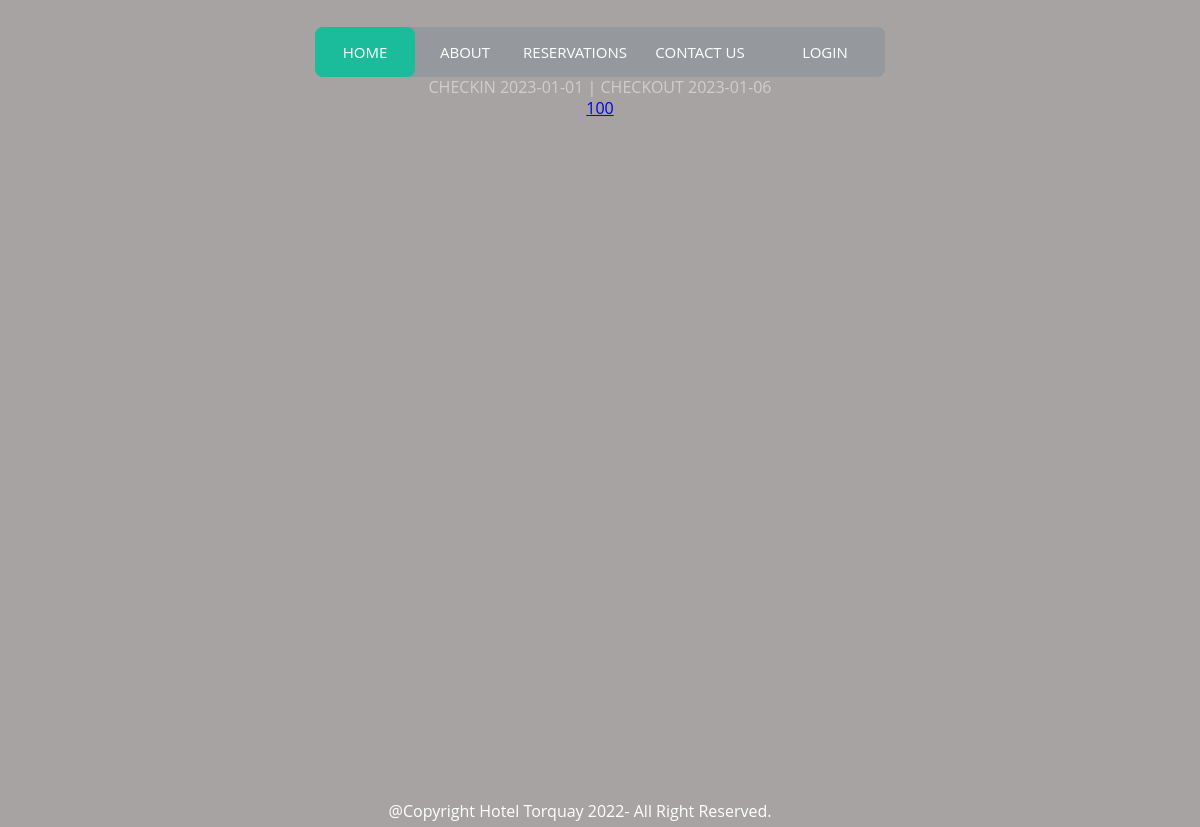
Screenshot of /visitors/reservation-detail/1 with the database file from the repository.
### visitors/models.py (models this page shows, shortened)
class Reservation(models.Model):
    check_in = models.DateField()
    check_out = models.DateField()
    active = models.BooleanField()
    rooms = models.ManyToManyField(Room, related_name='reservations')
    visitor = models.ForeignKey(Visitor, related_name='reservations', on_delete=models.CASCADE)
    def __str__(self):
        return f"CHECKIN {self.check_in} | CHECKOUT {self.check_out}"

class Room(models.Model):
    number = models.BigIntegerField(primary_key=True, blank=True)
    beds = models.IntegerField(default=2, validators=[MinValueValidator(2), MaxValueValidator(6)])
    floor = models.ForeignKey(Floor, on_delete=models.CASCADE, related_name='rooms')
    def __str__(self):
        return f"{self.number}"
    def get_absolute_url(self):
        return reverse('room_detail', args=[self.number])

### visitors/views.py (the view)
# urls.py: path('reservation-detail/<int:pk>', ReservationView.as_view(), name='reservation_detail'),
class ReservationView(DetailView):
    model = Reservation
    template_name = 'reservation.html'

### visitors/templates/reservation.html
{% extends 'partials/base.html'%}
{% load static %}
{%block content%}
    {{reservation}}
    {% for room in reservation.rooms.all%}
        <br>
        <a href={{room.get_absolute_url}}> {{room}} </a>
        <br>
    {%endfor%}
{%endblock content%}

### visitors/static/css/styles.css (style rules this page uses)
a:nth-child(3) { width: 120px; }
body { font-size: 12px; font-family: sans-serif; background: #2c3e50; }
* { box-sizing: border-box; -webkit-box-sizing: border-box; }
html, body { height: 100%; }
body { margin: 0; font: 16px/1.3 sans-serif; }
body { font-family: 'Open Sans', 'sans-serif'; color: #cecece; background: rgb(168, 163, 163); text-align: center; }

### rows the page displays
Reservation: check_in+check_out "CHECKIN 2023-01-01 | CHECKOUT 2023-01-06"
Room: number "100"
